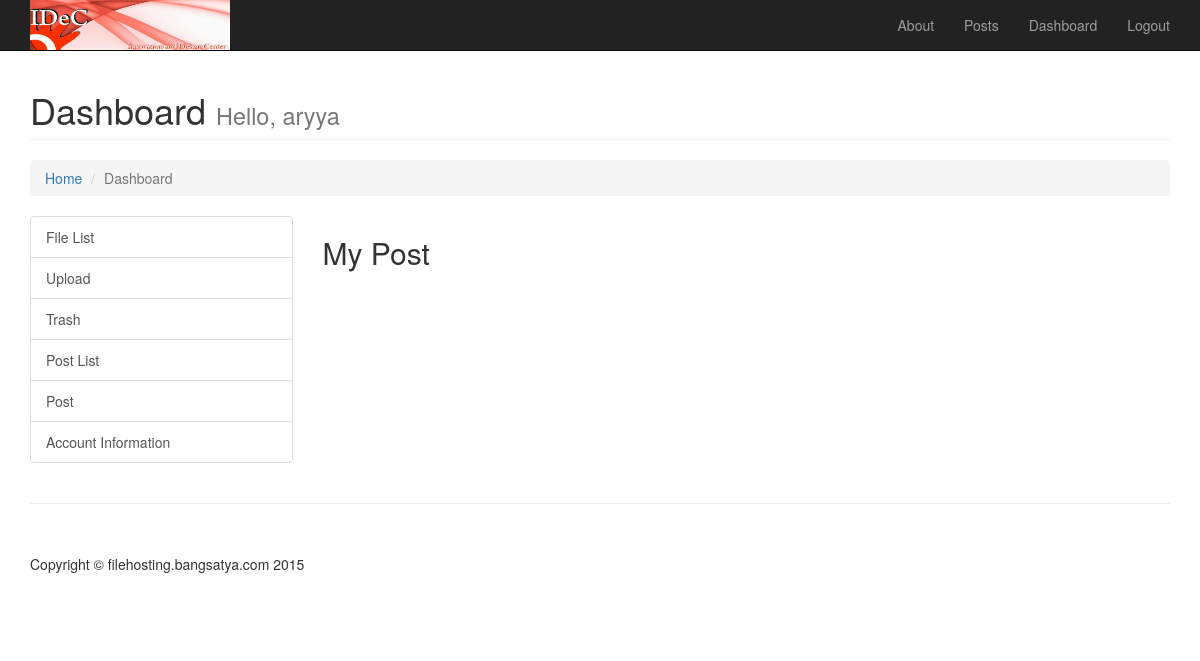
The page /postlist.php (signed in) on the database as committed earlier.
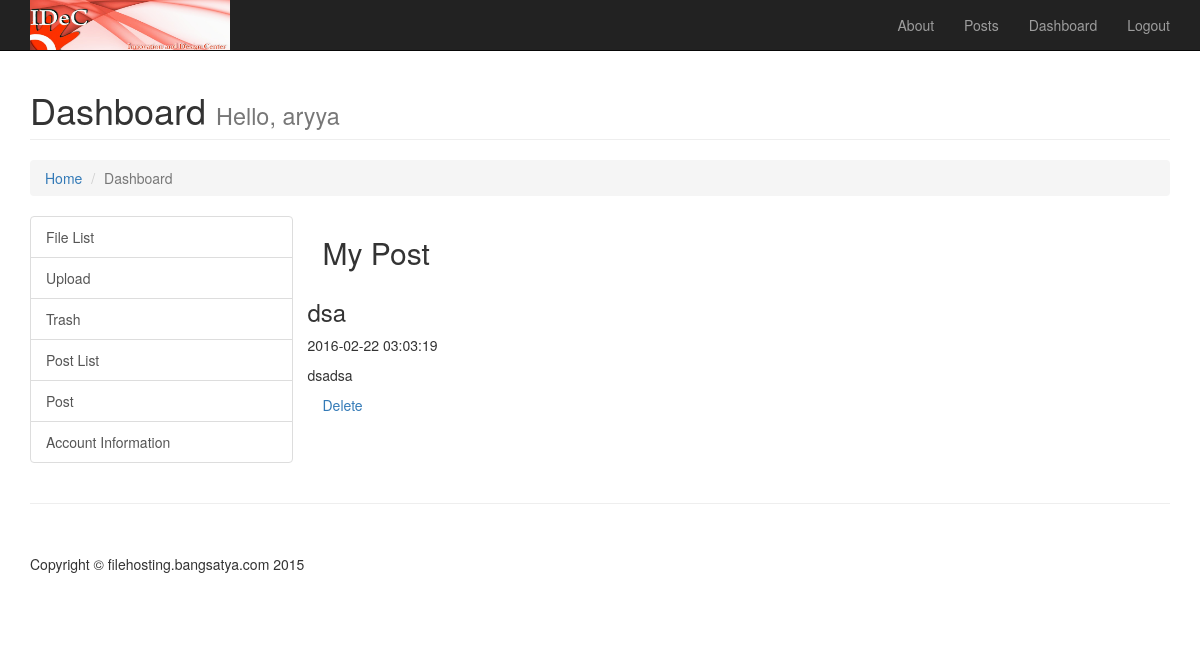
The same page on the database as committed later.
### tables this page shows
CREATE TABLE `post` (
  `pid` int(5) NOT NULL,
  `title` varchar(100) NOT NULL,
  `date` timestamp NOT NULL DEFAULT CURRENT_TIMESTAMP,
  `content` text NOT NULL,
  `isDeleted` tinyint(2) DEFAULT '0',
  `username` varchar(20) NOT NULL
);

### bin/post.php (called while the page is built, shortened)
<?php
Class Post {
	function getAllPost ($username) {
		$sql = "SELECT * FROM post WHERE username = '$username' AND isDeleted = '0'";
		$query = mysql_query($sql);
		return $query;
	}
}
?>

### postlist.php (the view, shortened to what this page needs)
<?php
	require_once("bin/post.php");
	if($_SESSION['username'] == ""){
		header("location: login.php");
	}else{
		$username = $_SESSION['username'];
	}
    include("template/header.php");
?>
    <div class="container">
        <div class="row">
            <div class="col-lg-12">
                <h1 class="page-header">Dashboard
                    <small>Hello, <?php echo $_SESSION['username']; ?></small>
                </h1>
                <ol class="breadcrumb">
                    <li><a href="index.php">Home</a>
                    </li>
                    <li class="active">Dashboard</li>
                </ol>
            </div>
        </div>
        <div class="row">
            <div class="col-md-3">
                <div class="list-group">
                    <a href="dashboard.php" class="list-group-item">File List</a>
					<a href="upload.php" class="list-group-item">Upload</a>
					<a href="trash.php" class="list-group-item">Trash</a>
                    <a href="postlist.php" class="list-group-item">Post List</a>
                    <a href="post.php" class="list-group-item">Post</a>
                    <a href="account.php" class="list-group-item">Account Information</a>
                </div>
            </div>
            <div class="col-md-9" id="content">
                <h2>My Post</h2>
                <div class="col-md-6">
                <?php
					$postHandler = new Post();
					$query = $postHandler->getAllPost($username);
					while($data = mysql_fetch_array($query)){
						print '<div class="row">';
						print '<div class="row">';
						print '<h3>'.$data['title'].'</h3></div>';
						print '<div class="row">';
						print '<p>'.$data['date'].'</p></div>';
						print '<div class="row">';
						print '<p>'.$data['content'].'</p></div>';
						print '<p><a href="bin/mpost.php?delete='.$data['pid'].'">Delete</a></p>';
						print '</div>';
					}
				?>
				</div>
            </div>
        </div>
        <hr>
        <footer>
            <div class="row">
                <div class="col-lg-12">
                    <p>Copyright &copy; filehosting.bangsatya.com 2015</p>
                </div>
            </div>
        </footer>
    </div>
</body>
</html>

Rows that differ between the two databases and show on the page:
added post: title "dsa", date "2016-02-22 03:03:19", content "dsadsa"
